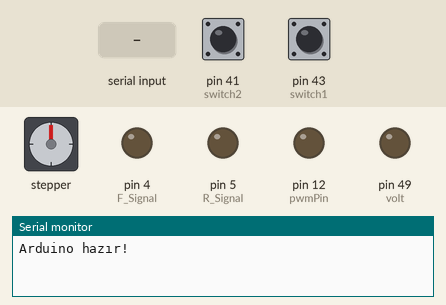
This sketch was run on a simulated Arduino Mega 2560, built with avr-gcc and run on an emulated ATmega2560. Parts: stepper motor, output pins drawn as LEDs (lit = HIGH), the last lines printed to the serial monitor. Wiring (inferred from the names in the program): stepper motor driver (200 steps per turn assumed): step pin 7; direction pin 2. The inputs (shaded band) are chosen by the test bench; at power-on: pin 41 (switch2) LOW, pin 43 (switch1) LOW. Pins used as bus, display or sensor lines are not drawn.

Above: at 1.2 s.
1.3 s: "ACTUATOR_EXTEND\n" received over Serial
At 2.4 s:
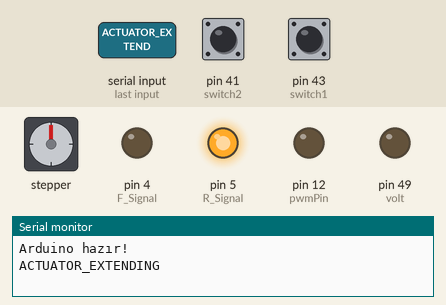
2.8 s: "ACTUATOR_RETRACT\n" received over Serial
At 3.7 s:
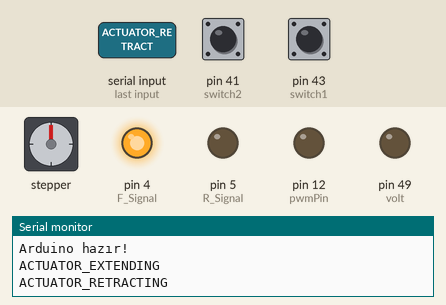
4.3 s: "STEER_LEFT\n" received over Serial
At 5.6 s:
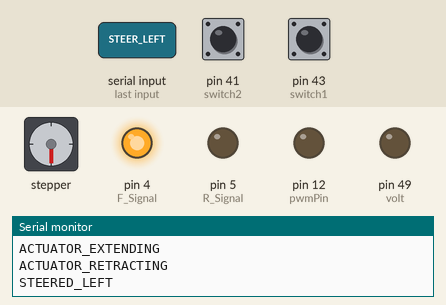
6.8 s: "ACTUATOR_STOP\n" received over Serial
At 7.8 s:
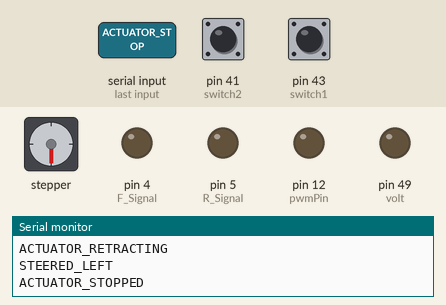
8.3 s: "PWM:90\n" received over Serial
At 9.1 s:
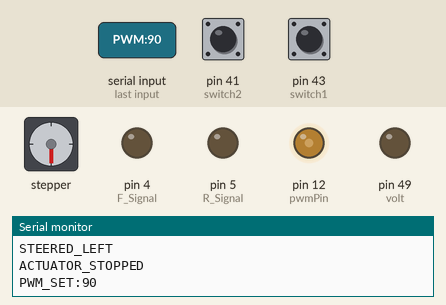
9.8 s: "STEER_RIGHT\n" received over Serial
At 12.2 s:
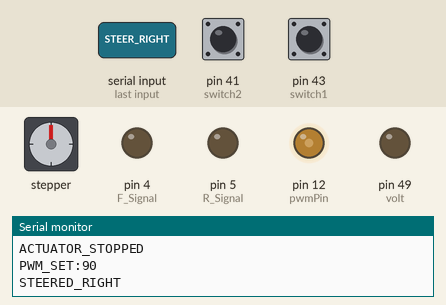
Timing chart, 0 to 13.3 s (numbered marks = the images above; inputs shaded):
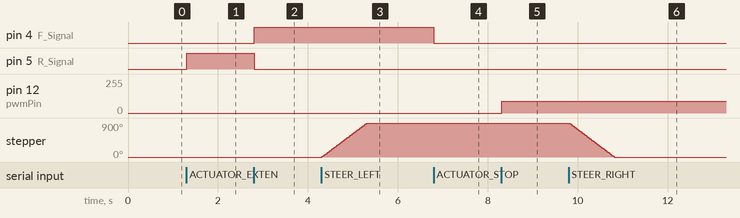

Measured:
- after the input at 1.3 s, pin 5 (R_Signal): LOW → HIGH at once
- after the input at 2.8 s, pin 4 (F_Signal): LOW → HIGH at once; pin 5 (R_Signal): HIGH → LOW at once
- after the input at 4.3 s, stepper: turns 900° clockwise in 1.0 s, starting at once
- after the input at 6.8 s, pin 4 (F_Signal): HIGH → LOW at once
- after the input at 8.3 s, pin 12 (pwmPin): 0/255 → 90/255 at once
- after the input at 9.8 s, stepper: turns 900° counter-clockwise in 1.0 s, starting at once

The sketch:

simple_arduino.ino
```cpp
/*
 * Basit Arduino ROS2 Serial Bridge
 * ArduinoJson kütüphanesi olmadan, sadece serial iletişim
 */

const int pwmPin = 12;
const int R_Signal = 5;
const int F_Signal = 4;
const int switch1 = 43;
const int switch2 = 41;
const int dir = 2;
const int pulse = 7;
const int volt = 49;

// Durum takibi için değişkenler
bool lastSwitch1State = false;
bool lastSwitch2State = false;
bool brakeMaxSent = false;
int currentPwmValue = 0;  // PWM değerini takip etmek için

void setup() {
  Serial.begin(115200);

  pinMode(pwmPin, OUTPUT);
  pinMode(R_Signal, OUTPUT);
  pinMode(F_Signal, OUTPUT);
  pinMode(dir, OUTPUT);
  pinMode(pulse, OUTPUT);
  pinMode(switch1, INPUT);
  pinMode(switch2, INPUT);
  pinMode(volt, OUTPUT);

  analogWrite(pwmPin, 0);
  currentPwmValue = 0;  // Başlangıçta PWM 0
  digitalWrite(R_Signal, LOW);
  digitalWrite(F_Signal, LOW);
  digitalWrite(dir, LOW);
  digitalWrite(pulse, LOW);
  digitalWrite(volt, LOW);

  Serial.println("Arduino hazır!");
}

void loop() {
  // Switch durumlarını kontrol et
  bool currentSwitch1 = digitalRead(switch1);
  bool currentSwitch2 = digitalRead(switch2);

  // Durum değişikliği varsa bildir
  if (currentSwitch1 != lastSwitch1State || currentSwitch2 != lastSwitch2State) {
    if (currentSwitch1 == HIGH && currentSwitch2 == LOW) {
      if (!brakeMaxSent) {
        Serial.println("BRAKE_MAX");
        brakeMaxSent = true;
      }
    } else {
      brakeMaxSent = false;
    }

    lastSwitch1State = currentSwitch1;
    lastSwitch2State = currentSwitch2;
  }

  // Serial komutları işle
  if (Serial.available()) {
    String cmd = Serial.readStringUntil('\n');
    cmd.trim();

    if (cmd == "ACTUATOR_EXTEND") {
      digitalWrite(R_Signal, HIGH);
      digitalWrite(F_Signal, LOW);
      Serial.println("ACTUATOR_EXTENDING");
    }
    else if (cmd == "ACTUATOR_RETRACT") {
      digitalWrite(R_Signal, LOW);
      digitalWrite(F_Signal, HIGH);
      Serial.println("ACTUATOR_RETRACTING");
    }
    else if (cmd == "ACTUATOR_STOP") {
      digitalWrite(R_Signal, LOW);
      digitalWrite(F_Signal, LOW);
      Serial.println("ACTUATOR_STOPPED");
    }
    else if (cmd == "STEER_LEFT") {
      digitalWrite(dir, HIGH);
      for (int i = 0; i < 500; i++) {
        digitalWrite(pulse, HIGH);
        delayMicroseconds(1000);
        digitalWrite(pulse, LOW);
        delayMicroseconds(1000);
      }
      Serial.println("STEERED_LEFT");
    }
    else if (cmd == "STEER_RIGHT") {
      digitalWrite(dir, LOW);
      for (int i = 0; i < 500; i++) {
        digitalWrite(pulse, HIGH);
        delayMicroseconds(1000);
        digitalWrite(pulse, LOW);
        delayMicroseconds(1000);
      }
      Serial.println("STEERED_RIGHT");
    }
    else if (cmd.startsWith("PWM:")) {
      int value = cmd.substring(4).toInt();
      value = constrain(value, 0, 255);
      analogWrite(pwmPin, value);
      currentPwmValue = value;  // PWM değerini kaydet
      Serial.print("PWM_SET:");
      Serial.println(value);
    }
    else if (cmd == "GET_STATUS") {
      Serial.print("STATUS:SW1:");
      Serial.print(currentSwitch1);
      Serial.print(",SW2:");
      Serial.print(currentSwitch2);
      Serial.print(",PWM:");
      Serial.println(currentPwmValue);  // Kaydedilen PWM değerini gönder
    }
    else {
      Serial.println("UNKNOWN_COMMAND");
    }
  }

  delay(10); // Küçük gecikme
} 
```
